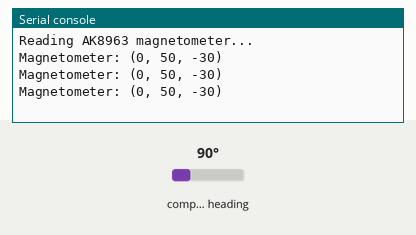
Recording of a program running on a simulated Raspberry Pi Pico running MicroPython. Shown: the last lines printed to the serial console. Inputs (shaded band) come from the test bench; at power-on: compass heading 90°.

Above: at 1.3 s.
1.4 s: compass heading set to 7°
At 2.0 s:
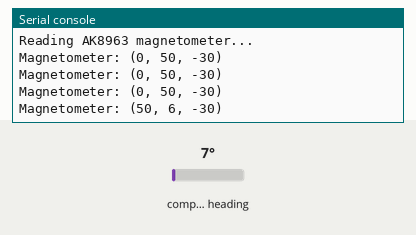
2.9 s: compass heading set to 180°
At 3.4 s:
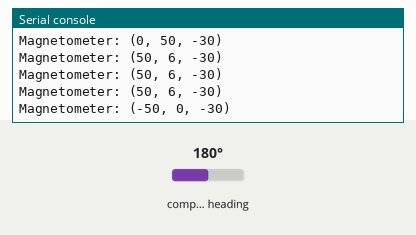
Timing chart, 0 to 5.9 s (numbered marks = the images above; inputs shaded):
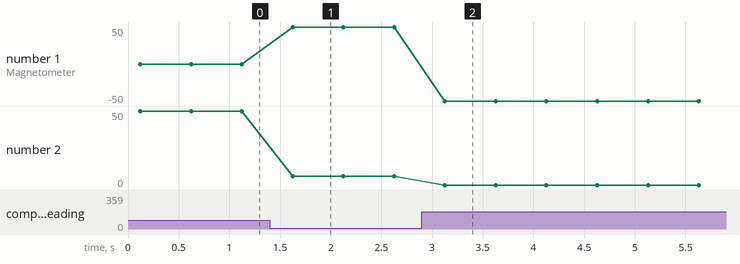

Measured:
- after the input at 1.4 s, the serial console: prints a new line after 0.22 s (image 1)
- after the input at 2.9 s, the serial console: prints a new line after 0.23 s (image 2)
- plotted number 1: 50 → -50 after the input at 2.9 s
- plotted number 2: 50 → 6 after the input at 1.4 s

The program:

mag_01.py
```python
from machine import Pin, I2C
import time

# I2C setup (adjust pins for your board)
i2c = I2C(0, scl=Pin(1), sda=Pin(0), freq=400000)

MPU9250_ADDR = 0x68
AK8963_ADDR = 0x0C

# MPU9250 Register Map
INT_PIN_CFG = 0x37
PWR_MGMT_1 = 0x6B

# Magnetometer Register Map
AK8963_WHO_AM_I = 0x00
AK8963_CNTL1 = 0x0A
AK8963_STATUS1 = 0x02
AK8963_HXL = 0x03

def init_magnetometer():
    # Wake MPU-9250
    write_i2c(MPU9250_ADDR, PWR_MGMT_1, 0x00)
    time.sleep_ms(100)

    # Enable bypass to talk directly to AK8963
    write_i2c(MPU9250_ADDR, INT_PIN_CFG, 0x02)
    time.sleep_ms(10)

    # Verify AK8963 is connected
    who_am_i = read_i2c(AK8963_ADDR, 0x00)[0]
    if who_am_i != 0x48:
        raise Exception(f"AK8963 not found! WHO_AM_I={hex(who_am_i)}")

    # Set to continuous mode 2 (100 Hz)
    write_i2c(AK8963_ADDR, 0x0A, 0x06)
    time.sleep_ms(10)


def write_i2c(addr, reg, data):
    i2c.writeto_mem(addr, reg, bytes([data]))

def read_i2c(addr, reg, n=1):
    return i2c.readfrom_mem(addr, reg, n)


def read_magnetometer():
    status = read_i2c(AK8963_ADDR, AK8963_STATUS1)[0]
    if not (status & 0x01):
        return None  # Data not ready

    data = read_i2c(AK8963_ADDR, AK8963_HXL, 6)
    x = int.from_bytes(data[0:2], 'little', signed=True)
    y = int.from_bytes(data[2:4], 'little', signed=True)
    z = int.from_bytes(data[4:6], 'little', signed=True)
    return x, y, z

# Main
init_magnetometer()
print("Reading AK8963 magnetometer...")

while True:
    mag = read_magnetometer()
    if mag:
        print("Magnetometer:", mag)
    time.sleep(0.5)
```
